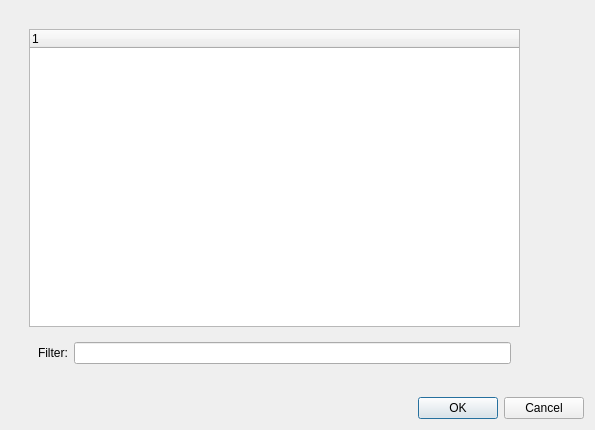
<?xml version="1.0" encoding="UTF-8"?>
<ui version="4.0">
 <class>PartSelection</class>
 <widget class="QWidget" name="PartSelection">
  <property name="geometry">
   <rect>
    <x>0</x>
    <y>0</y>
    <width>595</width>
    <height>430</height>
   </rect>
  </property>
  <property name="windowTitle">
   <string>Form</string>
  </property>
  <layout class="QVBoxLayout" name="verticalLayout_2">
   <item>
    <widget class="QWidget" name="widget_2" native="true">
     <layout class="QHBoxLayout" name="horizontalLayout">
      <item>
       <widget class="QWidget" name="widget_3" native="true">
        <layout class="QVBoxLayout" name="verticalLayout">
         <item>
          <widget class="QTreeWidget" name="partList">
           <column>
            <property name="text">
             <string notr="true">1</string>
            </property>
           </column>
          </widget>
         </item>
         <item>
          <widget class="QWidget" name="widget_4" native="true">
           <layout class="QFormLayout" name="formLayout">
            <item row="1" column="1">
             <widget class="QLineEdit" name="filter"/>
            </item>
            <item row="1" column="0">
             <widget class="QLabel" name="label">
              <property name="text">
               <string>Filter:</string>
              </property>
             </widget>
            </item>
           </layout>
          </widget>
         </item>
        </layout>
       </widget>
      </item>
      <item>
       <widget class="QWidget" name="shape" native="true">
        <property name="minimumSize">
         <size>
          <width>40</width>
          <height>40</height>
         </size>
        </property>
       </widget>
      </item>
     </layout>
    </widget>
   </item>
   <item>
    <widget class="QDialogButtonBox" name="buttonBox">
     <property name="standardButtons">
      <set>QDialogButtonBox::Cancel|QDialogButtonBox::Ok</set>
     </property>
    </widget>
   </item>
  </layout>
 </widget>
 <resources/>
 <connections/>
</ui>
